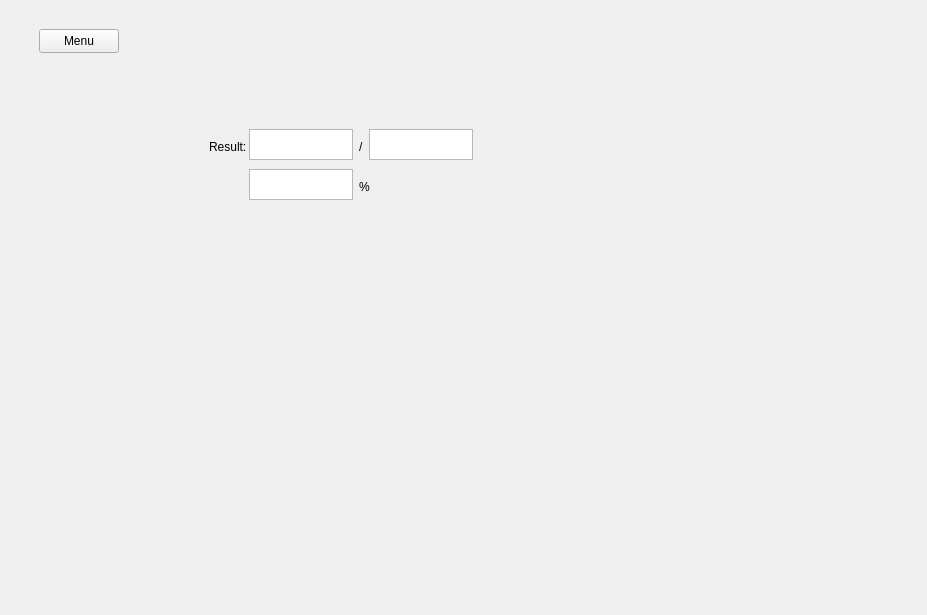
<?xml version="1.0" encoding="UTF-8"?>
<ui version="4.0">
 <class>MainWindow</class>
 <widget class="QMainWindow" name="MainWindow">
  <property name="geometry">
   <rect>
    <x>0</x>
    <y>0</y>
    <width>927</width>
    <height>615</height>
   </rect>
  </property>
  <property name="windowTitle">
   <string>MainWindow</string>
  </property>
  <widget class="QWidget" name="centralwidget">
   <layout class="QGridLayout" name="gridLayout">
    <item row="0" column="0">
     <widget class="QStackedWidget" name="stackedQuizWidget">
      <property name="currentIndex">
       <number>3</number>
      </property>
      <widget class="QWidget" name="pageQuizMenu">
       <widget class="QPushButton" name="pushButtonLoad">
        <property name="geometry">
         <rect>
          <x>140</x>
          <y>450</y>
          <width>80</width>
          <height>24</height>
         </rect>
        </property>
        <property name="text">
         <string>Load</string>
        </property>
       </widget>
       <widget class="QPushButton" name="pushButtonSave">
        <property name="geometry">
         <rect>
          <x>310</x>
          <y>450</y>
          <width>80</width>
          <height>24</height>
         </rect>
        </property>
        <property name="text">
         <string>Save</string>
        </property>
       </widget>
       <widget class="QPushButton" name="pushButtonStudyPage">
        <property name="geometry">
         <rect>
          <x>650</x>
          <y>450</y>
          <width>80</width>
          <height>24</height>
         </rect>
        </property>
        <property name="text">
         <string>Study</string>
        </property>
       </widget>
       <widget class="QPushButton" name="pushButtonCreatePage">
        <property name="geometry">
         <rect>
          <x>480</x>
          <y>450</y>
          <width>80</width>
          <height>24</height>
         </rect>
        </property>
        <property name="text">
         <string>Create</string>
        </property>
       </widget>
      </widget>
      <widget class="QWidget" name="pageQuizCreate">
       <widget class="QLineEdit" name="lineEditQuestion">
        <property name="geometry">
         <rect>
          <x>200</x>
          <y>40</y>
          <width>611</width>
          <height>61</height>
         </rect>
        </property>
       </widget>
       <widget class="QLineEdit" name="lineEditAnswer5">
        <property name="geometry">
         <rect>
          <x>200</x>
          <y>360</y>
          <width>611</width>
          <height>24</height>
         </rect>
        </property>
       </widget>
       <widget class="QLineEdit" name="lineEditAnswer1">
        <property name="geometry">
         <rect>
          <x>200</x>
          <y>120</y>
          <width>611</width>
          <height>24</height>
         </rect>
        </property>
       </widget>
       <widget class="QLabel" name="labelAnswer5">
        <property name="geometry">
         <rect>
          <x>110</x>
          <y>360</y>
          <width>101</width>
          <height>21</height>
         </rect>
        </property>
        <property name="text">
         <string>Insert Answer</string>
        </property>
       </widget>
       <widget class="QLabel" name="labelAnswer1">
        <property name="geometry">
         <rect>
          <x>110</x>
          <y>120</y>
          <width>101</width>
          <height>21</height>
         </rect>
        </property>
        <property name="text">
         <string>Insert Answer</string>
        </property>
       </widget>
       <widget class="QLineEdit" name="lineEditAnswer2">
        <property name="geometry">
         <rect>
          <x>200</x>
          <y>180</y>
          <width>611</width>
          <height>24</height>
         </rect>
        </property>
       </widget>
       <widget class="QLineEdit" name="lineEditAnswer4">
        <property name="geometry">
         <rect>
          <x>200</x>
          <y>300</y>
          <width>611</width>
          <height>24</height>
         </rect>
        </property>
       </widget>
       <widget class="QLabel" name="labelAnswer4">
        <property name="geometry">
         <rect>
          <x>110</x>
          <y>300</y>
          <width>101</width>
          <height>21</height>
         </rect>
        </property>
        <property name="text">
         <string>Insert Answer</string>
        </property>
       </widget>
       <widget class="QLabel" name="labelQuestion">
        <property name="geometry">
         <rect>
          <x>110</x>
          <y>60</y>
          <width>101</width>
          <height>21</height>
         </rect>
        </property>
        <property name="text">
         <string>Insert Question</string>
        </property>
       </widget>
       <widget class="QLineEdit" name="lineEditAnswer3">
        <property name="geometry">
         <rect>
          <x>200</x>
          <y>240</y>
          <width>611</width>
          <height>24</height>
         </rect>
        </property>
       </widget>
       <widget class="QLineEdit" name="lineEditAnswer6">
        <property name="geometry">
         <rect>
          <x>200</x>
          <y>420</y>
          <width>611</width>
          <height>24</height>
         </rect>
        </property>
       </widget>
       <widget class="QLabel" name="labelAnswer6">
        <property name="geometry">
         <rect>
          <x>110</x>
          <y>420</y>
          <width>101</width>
          <height>21</height>
         </rect>
        </property>
        <property name="text">
         <string>Insert Answer</string>
        </property>
       </widget>
       <widget class="QLabel" name="labelAnswer3">
        <property name="geometry">
         <rect>
          <x>110</x>
          <y>240</y>
          <width>101</width>
          <height>21</height>
         </rect>
        </property>
        <property name="text">
         <string>Insert Answer</string>
        </property>
       </widget>
       <widget class="QLabel" name="labelAnswer2">
        <property name="geometry">
         <rect>
          <x>110</x>
          <y>180</y>
          <width>101</width>
          <height>21</height>
         </rect>
        </property>
        <property name="text">
         <string>Insert Answer</string>
        </property>
       </widget>
       <widget class="QPushButton" name="pushButtonCreateQuestion">
        <property name="geometry">
         <rect>
          <x>100</x>
          <y>500</y>
          <width>80</width>
          <height>24</height>
         </rect>
        </property>
        <property name="text">
         <string>Create</string>
        </property>
       </widget>
       <widget class="QPushButton" name="pushButtonOverwriteQuestion">
        <property name="geometry">
         <rect>
          <x>260</x>
          <y>500</y>
          <width>80</width>
          <height>24</height>
         </rect>
        </property>
        <property name="text">
         <string>Overwrite</string>
        </property>
       </widget>
       <widget class="QPushButton" name="pushButtonDeleteQuestion">
        <property name="geometry">
         <rect>
          <x>420</x>
          <y>500</y>
          <width>80</width>
          <height>24</height>
         </rect>
        </property>
        <property name="text">
         <string>Delete</string>
        </property>
       </widget>
       <widget class="QPushButton" name="pushButtonPreviousQuestion">
        <property name="geometry">
         <rect>
          <x>580</x>
          <y>500</y>
          <width>80</width>
          <height>24</height>
         </rect>
        </property>
        <property name="text">
         <string>Back</string>
        </property>
       </widget>
       <widget class="QPushButton" name="pushButtonNextQuestion">
        <property name="geometry">
         <rect>
          <x>730</x>
          <y>500</y>
          <width>80</width>
          <height>24</height>
         </rect>
        </property>
        <property name="text">
         <string>Next</string>
        </property>
       </widget>
       <widget class="QPushButton" name="pushButtonReturn">
        <property name="geometry">
         <rect>
          <x>30</x>
          <y>20</y>
          <width>80</width>
          <height>24</height>
         </rect>
        </property>
        <property name="text">
         <string>Menu</string>
        </property>
       </widget>
       <widget class="QComboBox" name="comboBoxCorrect">
        <property name="geometry">
         <rect>
          <x>200</x>
          <y>460</y>
          <width>72</width>
          <height>24</height>
         </rect>
        </property>
        <item>
         <property name="text">
          <string>1</string>
         </property>
        </item>
        <item>
         <property name="text">
          <string>2</string>
         </property>
        </item>
        <item>
         <property name="text">
          <string>3</string>
         </property>
        </item>
        <item>
         <property name="text">
          <string>4</string>
         </property>
        </item>
        <item>
         <property name="text">
          <string>5</string>
         </property>
        </item>
        <item>
         <property name="text">
          <string>6</string>
         </property>
        </item>
       </widget>
       <widget class="QLabel" name="labelCorrectAnswer">
        <property name="geometry">
         <rect>
          <x>110</x>
          <y>460</y>
          <width>91</width>
          <height>20</height>
         </rect>
        </property>
        <property name="text">
         <string>Correct Answer</string>
        </property>
       </widget>
      </widget>
      <widget class="QWidget" name="pageQuizStudy">
       <widget class="QPushButton" name="pushButtonReturn_2">
        <property name="geometry">
         <rect>
          <x>30</x>
          <y>20</y>
          <width>80</width>
          <height>24</height>
         </rect>
        </property>
        <property name="text">
         <string>Menu</string>
        </property>
       </widget>
       <widget class="QLabel" name="labelDisplayQuestion">
        <property name="geometry">
         <rect>
          <x>90</x>
          <y>90</y>
          <width>61</width>
          <height>16</height>
         </rect>
        </property>
        <property name="text">
         <string>Question:</string>
        </property>
       </widget>
       <widget class="QPlainTextEdit" name="textDisplayQuestion">
        <property name="geometry">
         <rect>
          <x>150</x>
          <y>69</y>
          <width>681</width>
          <height>61</height>
         </rect>
        </property>
       </widget>
       <widget class="QRadioButton" name="radioButtonAnswer1">
        <property name="geometry">
         <rect>
          <x>180</x>
          <y>160</y>
          <width>90</width>
          <height>21</height>
         </rect>
        </property>
        <property name="text">
         <string/>
        </property>
       </widget>
       <widget class="QRadioButton" name="radioButtonAnswer2">
        <property name="geometry">
         <rect>
          <x>180</x>
          <y>210</y>
          <width>90</width>
          <height>21</height>
         </rect>
        </property>
        <property name="text">
         <string/>
        </property>
       </widget>
       <widget class="QRadioButton" name="radioButtonAnswer4">
        <property name="geometry">
         <rect>
          <x>180</x>
          <y>310</y>
          <width>90</width>
          <height>21</height>
         </rect>
        </property>
        <property name="text">
         <string/>
        </property>
       </widget>
       <widget class="QRadioButton" name="radioButtonAnswer3">
        <property name="geometry">
         <rect>
          <x>180</x>
          <y>260</y>
          <width>90</width>
          <height>21</height>
         </rect>
        </property>
        <property name="text">
         <string/>
        </property>
       </widget>
       <widget class="QRadioButton" name="radioButtonAnswer6">
        <property name="geometry">
         <rect>
          <x>180</x>
          <y>410</y>
          <width>90</width>
          <height>21</height>
         </rect>
        </property>
        <property name="text">
         <string/>
        </property>
       </widget>
       <widget class="QRadioButton" name="radioButtonAnswer5">
        <property name="geometry">
         <rect>
          <x>180</x>
          <y>360</y>
          <width>90</width>
          <height>21</height>
         </rect>
        </property>
        <property name="text">
         <string/>
        </property>
       </widget>
       <widget class="QPushButton" name="pushButtonPreviousQuestion_2">
        <property name="geometry">
         <rect>
          <x>260</x>
          <y>490</y>
          <width>80</width>
          <height>24</height>
         </rect>
        </property>
        <property name="text">
         <string>Previous</string>
        </property>
       </widget>
       <widget class="QPushButton" name="pushButtonNextQuestion_2">
        <property name="geometry">
         <rect>
          <x>420</x>
          <y>490</y>
          <width>80</width>
          <height>24</height>
         </rect>
        </property>
        <property name="text">
         <string>Next</string>
        </property>
       </widget>
       <widget class="QPushButton" name="pushButtonSubmitQuiz">
        <property name="geometry">
         <rect>
          <x>590</x>
          <y>490</y>
          <width>80</width>
          <height>24</height>
         </rect>
        </property>
        <property name="text">
         <string>Submit</string>
        </property>
       </widget>
       <widget class="QPlainTextEdit" name="textDisplayAnswer1">
        <property name="geometry">
         <rect>
          <x>210</x>
          <y>150</y>
          <width>561</width>
          <height>31</height>
         </rect>
        </property>
       </widget>
       <widget class="QPlainTextEdit" name="textDisplayAnswer2">
        <property name="geometry">
         <rect>
          <x>210</x>
          <y>200</y>
          <width>561</width>
          <height>31</height>
         </rect>
        </property>
       </widget>
       <widget class="QPlainTextEdit" name="textDisplayAnswer4">
        <property name="geometry">
         <rect>
          <x>210</x>
          <y>300</y>
          <width>561</width>
          <height>31</height>
         </rect>
        </property>
       </widget>
       <widget class="QPlainTextEdit" name="textDisplayAnswer3">
        <property name="geometry">
         <rect>
          <x>210</x>
          <y>250</y>
          <width>561</width>
          <height>31</height>
         </rect>
        </property>
       </widget>
       <widget class="QPlainTextEdit" name="textDisplayAnswer6">
        <property name="geometry">
         <rect>
          <x>210</x>
          <y>400</y>
          <width>561</width>
          <height>31</height>
         </rect>
        </property>
       </widget>
       <widget class="QPlainTextEdit" name="textDisplayAnswer5">
        <property name="geometry">
         <rect>
          <x>210</x>
          <y>350</y>
          <width>561</width>
          <height>31</height>
         </rect>
        </property>
       </widget>
      </widget>
      <widget class="QWidget" name="pageQuizResults">
       <widget class="QPushButton" name="pushButtonReturn_3">
        <property name="geometry">
         <rect>
          <x>30</x>
          <y>20</y>
          <width>80</width>
          <height>24</height>
         </rect>
        </property>
        <property name="text">
         <string>Menu</string>
        </property>
       </widget>
       <widget class="QLabel" name="labelResult">
        <property name="geometry">
         <rect>
          <x>200</x>
          <y>130</y>
          <width>71</width>
          <height>16</height>
         </rect>
        </property>
        <property name="text">
         <string>Result:</string>
        </property>
       </widget>
       <widget class="QPlainTextEdit" name="textResultNum">
        <property name="geometry">
         <rect>
          <x>240</x>
          <y>120</y>
          <width>104</width>
          <height>31</height>
         </rect>
        </property>
       </widget>
       <widget class="QPlainTextEdit" name="textResultPer">
        <property name="geometry">
         <rect>
          <x>240</x>
          <y>160</y>
          <width>104</width>
          <height>31</height>
         </rect>
        </property>
       </widget>
       <widget class="QLabel" name="labelPercentSign">
        <property name="geometry">
         <rect>
          <x>350</x>
          <y>170</y>
          <width>49</width>
          <height>16</height>
         </rect>
        </property>
        <property name="text">
         <string>%</string>
        </property>
       </widget>
       <widget class="QLabel" name="labelFractionSign">
        <property name="geometry">
         <rect>
          <x>350</x>
          <y>130</y>
          <width>49</width>
          <height>16</height>
         </rect>
        </property>
        <property name="text">
         <string>/</string>
        </property>
       </widget>
       <widget class="QPlainTextEdit" name="textResultDen">
        <property name="geometry">
         <rect>
          <x>360</x>
          <y>120</y>
          <width>104</width>
          <height>31</height>
         </rect>
        </property>
       </widget>
      </widget>
     </widget>
    </item>
   </layout>
  </widget>
  <widget class="QMenuBar" name="menubar">
   <property name="geometry">
    <rect>
     <x>0</x>
     <y>0</y>
     <width>927</width>
     <height>18</height>
    </rect>
   </property>
  </widget>
 </widget>
 <resources/>
 <connections/>
</ui>
